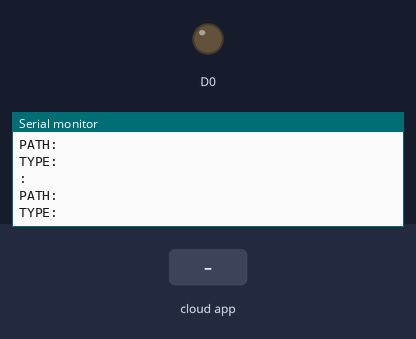
The sketch below on a simulated ESP8266 (NodeMCU). On the bench: output pins drawn as LEDs (lit = HIGH), the last lines printed to the serial monitor. The test bench sets the inputs (shaded band). WiFi joins after 1.5 s; servers stay silent unless stated; random numbers use the default seed unless the sketch sets one; the Firebase database answers and starts empty.

Above: at 2.7 s.
2.8 s: the phone or cloud app sets lights to on
At 3.18 s:
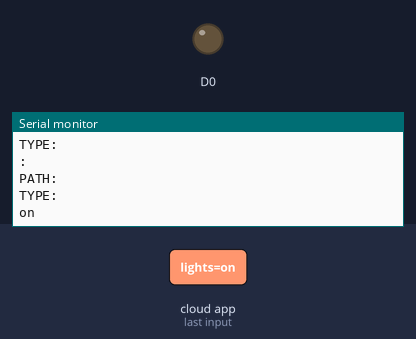
4.8 s: the phone or cloud app sets lights to of
At 6.49 s:
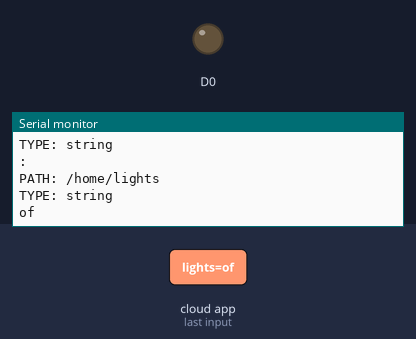

Measured:
- after the input at 2.8 s, the serial monitor: prints a new line after 0.15 s (image 1)
- after the input at 4.8 s, the serial monitor: prints a new line after 1.5 s (image 2)

The sketch:

firebasesmarthome.ino
```cpp
#include <ESP8266WiFi.h>
#include <Firebase_ESP_Client.h>
#include "addons/TokenHelper.h"
#include "addons/RTDBHelper.h"
#define WIFI_SSID "RPI"
#define WIFI_PASSWORD "9876543210"
#define API_KEY "AIzaSyDJ9umSLW8h5D0hMv5TaqXnqNHSffpElbc"
#define DATABASE_URL "https://test123-2960b-default-rtdb.firebaseio.com/"
FirebaseData fbdo;
FirebaseAuth auth;
FirebaseConfig config;

unsigned long sendDataPrevMillis = 0;
bool signupOK = false;
int quality = 0;
String intValue;

void setup(){
  Serial.begin(115200);
  pinMode(D0,OUTPUT);
  WiFi.begin(WIFI_SSID, WIFI_PASSWORD);
  Serial.print("Connecting to Wi-Fi");
  while (WiFi.status() != WL_CONNECTED){
    Serial.print(".");
    delay(300);
  }
  Serial.println();
  Serial.print("Connected with IP: ");
  Serial.println(WiFi.localIP());
  Serial.println();
  config.api_key = API_KEY;
  config.database_url = DATABASE_URL;
  if (Firebase.signUp(&config, &auth, "", "")){
    Serial.println("ok");
    signupOK = true;
  }
  else{
    Serial.printf("%s\n", config.signer.signupError.message.c_str());
  }
  config.token_status_callback = tokenStatusCallback; //see addons/TokenHelper.h
  Firebase.begin(&config, &auth);
  Firebase.reconnectWiFi(true);
}

void loop(){
 int Temp = random(1,10);
 int Humid= random(1,100);
  if (Firebase.ready() && signupOK && (millis() - sendDataPrevMillis > 1000 || sendDataPrevMillis == 0)){
    sendDataPrevMillis = millis();

    if (Firebase.RTDB.setInt(&fbdo, "database/temp", Temp)){
      Serial.println("value: " + Temp);
      Serial.println("PATH: " + fbdo.dataPath());
      Serial.println("TYPE: " + fbdo.dataType());
    }
    else {
      Serial.println("Failed REASON: " + fbdo.errorReason());
    }

    if (Firebase.RTDB.setInt(&fbdo, "AITS/humid", Humid)){
      Serial.println("value: " + Temp);
      Serial.println("PATH: " + fbdo.dataPath());
      Serial.println("TYPE: " + fbdo.dataType());
    }
    else {
      Serial.println("Failed REASON: " + fbdo.errorReason());
    }
    delay(1000);
    if (Firebase.RTDB.getString(&fbdo, "/home/lights"))
    {
      intValue = fbdo.stringData();
      String mySubString = intValue.substring(2, 4);
      Serial.println(intValue);
      Serial.println(mySubString);
      if (mySubString == "on")
      {
        digitalWrite(D0, LOW); // turn the LED on (HIGH is the voltage level)
        Serial.println("LED ON");
        delay(100);
      }
      else if (mySubString == "of")
      {
        digitalWrite(D0, HIGH); // turn the LED on (HIGH is the voltage level)
        Serial.println("LED OFF");
        delay(100);
      }
    delay(100);
    }
    else {
      Serial.println(fbdo.errorReason());
    }
    delay(100);
  }
}
```
